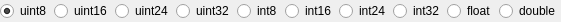
<?xml version="1.0" encoding="UTF-8"?>
<ui version="4.0">
 <class>NumberFormatBox</class>
 <widget class="QWidget" name="NumberFormatBox">
  <property name="geometry">
   <rect>
    <x>0</x>
    <y>0</y>
    <width>522</width>
    <height>22</height>
   </rect>
  </property>
  <property name="windowTitle">
   <string>NumberFormat</string>
  </property>
  <layout class="QHBoxLayout" name="horizontalLayout">
   <property name="spacing">
    <number>3</number>
   </property>
   <property name="leftMargin">
    <number>0</number>
   </property>
   <property name="topMargin">
    <number>0</number>
   </property>
   <property name="rightMargin">
    <number>0</number>
   </property>
   <property name="bottomMargin">
    <number>0</number>
   </property>
   <item>
    <widget class="QRadioButton" name="rbUint8">
     <property name="toolTip">
      <string>unsigned 1 byte integer</string>
     </property>
     <property name="text">
      <string>uint8</string>
     </property>
     <property name="checked">
      <bool>true</bool>
     </property>
    </widget>
   </item>
   <item>
    <widget class="QRadioButton" name="rbUint16">
     <property name="toolTip">
      <string>unsigned 2 bytes integer</string>
     </property>
     <property name="text">
      <string>uint16</string>
     </property>
    </widget>
   </item>
   <item>
    <widget class="QRadioButton" name="rbUint24">
     <property name="toolTip">
      <string>unsigned 3 bytes integer</string>
     </property>
     <property name="text">
      <string>uint24</string>
     </property>
    </widget>
   </item>
   <item>
    <widget class="QRadioButton" name="rbUint32">
     <property name="toolTip">
      <string>unsigned 4 bytes integer</string>
     </property>
     <property name="text">
      <string>uint32</string>
     </property>
    </widget>
   </item>
   <item>
    <widget class="QRadioButton" name="rbInt8">
     <property name="toolTip">
      <string>signed 1 byte integer</string>
     </property>
     <property name="text">
      <string>int8</string>
     </property>
    </widget>
   </item>
   <item>
    <widget class="QRadioButton" name="rbInt16">
     <property name="toolTip">
      <string>signed 2 bytes integer</string>
     </property>
     <property name="text">
      <string>int16</string>
     </property>
    </widget>
   </item>
   <item>
    <widget class="QRadioButton" name="rbInt24">
     <property name="toolTip">
      <string>signed 3 bytes integer</string>
     </property>
     <property name="text">
      <string>int24</string>
     </property>
    </widget>
   </item>
   <item>
    <widget class="QRadioButton" name="rbInt32">
     <property name="toolTip">
      <string>signed 4 bytes integer</string>
     </property>
     <property name="text">
      <string>int32</string>
     </property>
    </widget>
   </item>
   <item>
    <widget class="QRadioButton" name="rbFloat">
     <property name="toolTip">
      <string>4 bytes floating point number</string>
     </property>
     <property name="text">
      <string>float</string>
     </property>
    </widget>
   </item>
   <item>
    <widget class="QRadioButton" name="rbDouble">
     <property name="toolTip">
      <string>8 bytes double precision floating point number</string>
     </property>
     <property name="text">
      <string>double</string>
     </property>
    </widget>
   </item>
  </layout>
 </widget>
 <resources/>
 <connections/>
</ui>
